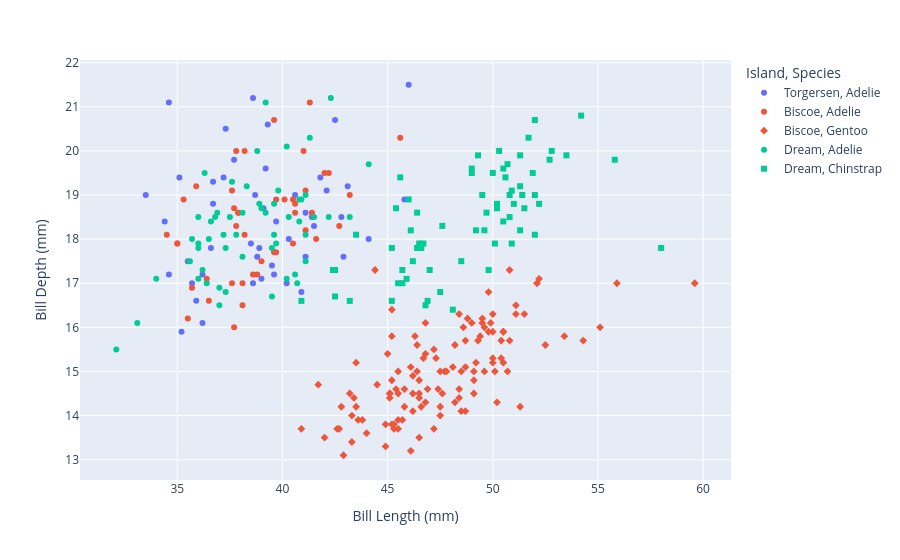

The code cell stored with this chart in its notebook:
### Markdown cell above
We can make our scatter plots more clear by adjusting the layout and adding colors or symbols to our data points.

### Code cell
fig = px.scatter(df, x="bill_length_mm", y="bill_depth_mm", color = 'island', symbol = 'species',
                 labels={'bill_length_mm' : 'Bill Length (mm)',
                         'bill_depth_mm': 'Bill Depth (mm)',
                         'species' : 'Species',
                         'island' : 'Island'
                         })
fig.show()
